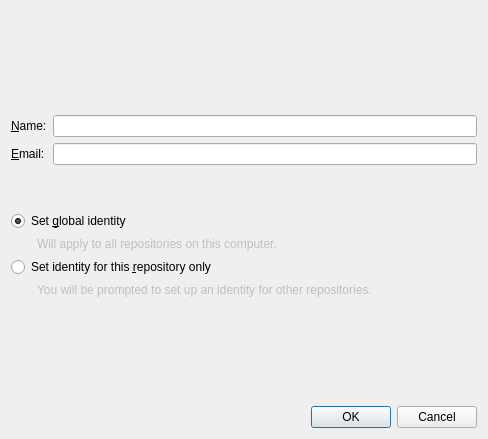
<?xml version="1.0" encoding="UTF-8"?>
<ui version="4.0">
 <class>IdentityDialog1</class>
 <widget class="QDialog" name="IdentityDialog1">
  <property name="geometry">
   <rect>
    <x>0</x>
    <y>0</y>
    <width>488</width>
    <height>439</height>
   </rect>
  </property>
  <property name="windowTitle">
   <string>Set up your Git identity</string>
  </property>
  <layout class="QGridLayout" name="gridLayout">
   <item row="5" column="0" colspan="3">
    <widget class="QRadioButton" name="setGlobalIdentity">
     <property name="text">
      <string>Set &amp;global identity</string>
     </property>
     <property name="checked">
      <bool>true</bool>
     </property>
    </widget>
   </item>
   <item row="9" column="0">
    <spacer name="verticalSpacer_3">
     <property name="orientation">
      <enum>Qt::Vertical</enum>
     </property>
     <property name="sizeHint" stdset="0">
      <size>
       <width>20</width>
       <height>40</height>
      </size>
     </property>
    </spacer>
   </item>
   <item row="7" column="0" colspan="3">
    <widget class="QRadioButton" name="setLocalIdentity">
     <property name="text">
      <string>Set identity for this &amp;repository only</string>
     </property>
    </widget>
   </item>
   <item row="2" column="0" colspan="2">
    <widget class="QLabel" name="label_3">
     <property name="text">
      <string>&amp;Email:</string>
     </property>
     <property name="buddy">
      <cstring>emailEdit</cstring>
     </property>
    </widget>
   </item>
   <item row="2" column="2">
    <widget class="QLineEdit" name="emailEdit"/>
   </item>
   <item row="8" column="0">
    <spacer name="horizontalSpacer_2">
     <property name="orientation">
      <enum>Qt::Horizontal</enum>
     </property>
     <property name="sizeType">
      <enum>QSizePolicy::Fixed</enum>
     </property>
     <property name="sizeHint" stdset="0">
      <size>
       <width>13</width>
       <height>13</height>
      </size>
     </property>
    </spacer>
   </item>
   <item row="6" column="1" colspan="2">
    <widget class="QLabel" name="help1">
     <property name="enabled">
      <bool>false</bool>
     </property>
     <property name="text">
      <string>Will apply to all repositories on this computer.</string>
     </property>
     <property name="wordWrap">
      <bool>true</bool>
     </property>
    </widget>
   </item>
   <item row="4" column="0">
    <spacer name="verticalSpacer_2">
     <property name="orientation">
      <enum>Qt::Vertical</enum>
     </property>
     <property name="sizeType">
      <enum>QSizePolicy::Preferred</enum>
     </property>
     <property name="sizeHint" stdset="0">
      <size>
       <width>20</width>
       <height>40</height>
      </size>
     </property>
    </spacer>
   </item>
   <item row="0" column="0">
    <spacer name="verticalSpacer">
     <property name="orientation">
      <enum>Qt::Vertical</enum>
     </property>
     <property name="sizeHint" stdset="0">
      <size>
       <width>20</width>
       <height>62</height>
      </size>
     </property>
    </spacer>
   </item>
   <item row="6" column="0">
    <spacer name="horizontalSpacer">
     <property name="orientation">
      <enum>Qt::Horizontal</enum>
     </property>
     <property name="sizeType">
      <enum>QSizePolicy::Fixed</enum>
     </property>
     <property name="sizeHint" stdset="0">
      <size>
       <width>13</width>
       <height>13</height>
      </size>
     </property>
    </spacer>
   </item>
   <item row="8" column="1" colspan="2">
    <widget class="QLabel" name="help2">
     <property name="enabled">
      <bool>false</bool>
     </property>
     <property name="text">
      <string>You will be prompted to set up an identity for other repositories.</string>
     </property>
     <property name="wordWrap">
      <bool>true</bool>
     </property>
    </widget>
   </item>
   <item row="1" column="2">
    <widget class="QLineEdit" name="nameEdit"/>
   </item>
   <item row="10" column="0" colspan="3">
    <widget class="QDialogButtonBox" name="buttonBox">
     <property name="orientation">
      <enum>Qt::Horizontal</enum>
     </property>
     <property name="standardButtons">
      <set>QDialogButtonBox::Cancel|QDialogButtonBox::Ok</set>
     </property>
    </widget>
   </item>
   <item row="1" column="0" colspan="2">
    <widget class="QLabel" name="label_2">
     <property name="text">
      <string>&amp;Name:</string>
     </property>
     <property name="buddy">
      <cstring>nameEdit</cstring>
     </property>
    </widget>
   </item>
  </layout>
 </widget>
 <tabstops>
  <tabstop>nameEdit</tabstop>
  <tabstop>emailEdit</tabstop>
  <tabstop>setGlobalIdentity</tabstop>
  <tabstop>setLocalIdentity</tabstop>
 </tabstops>
 <resources/>
 <connections>
  <connection>
   <sender>buttonBox</sender>
   <signal>accepted()</signal>
   <receiver>IdentityDialog1</receiver>
   <slot>accept()</slot>
   <hints>
    <hint type="sourcelabel">
     <x>257</x>
     <y>429</y>
    </hint>
    <hint type="destinationlabel">
     <x>157</x>
     <y>274</y>
    </hint>
   </hints>
  </connection>
  <connection>
   <sender>buttonBox</sender>
   <signal>rejected()</signal>
   <receiver>IdentityDialog1</receiver>
   <slot>reject()</slot>
   <hints>
    <hint type="sourcelabel">
     <x>325</x>
     <y>429</y>
    </hint>
    <hint type="destinationlabel">
     <x>286</x>
     <y>274</y>
    </hint>
   </hints>
  </connection>
 </connections>
</ui>
